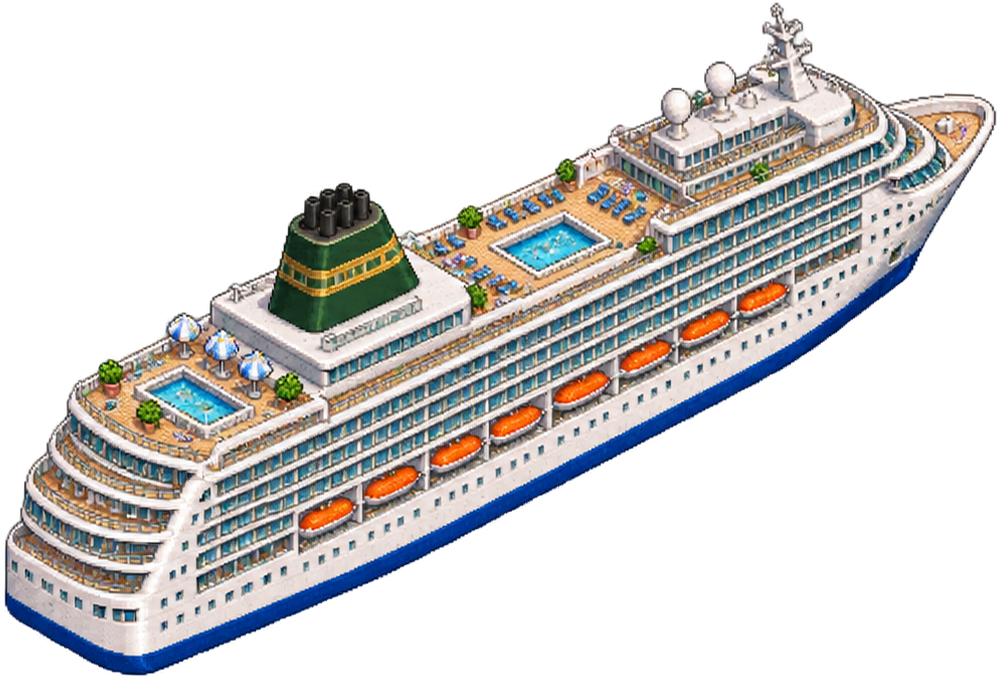
#> input picture Models/specialSites/cruiseShip/cruiseShip-NE.png, 1001 x 680 px, given in place of cruiseShip-SE.png, which was not available
$ python make-ship-lights.py
#> lines starting #> are read from the running program, lines starting #| are printed output that depends on the picture; after the words box and inside, x2 and y2 are one past the last pixel; in counts of white or black regions, pixels touching at a corner belong together
"""The cruise ship's night lights (2026-11-22): a light layer for each heading, drawn over the ship after dark.

  python3 scripts/source-art/night/make-ship-lights.py

For each of Norton's two drawn views (cruiseShip-SE: bow lower right; cruiseShip-NE: bow upper right) and
their mirrors (SW, NW), writes Models/specialSites/cruiseShip/cruiseShip-<H>_lit.png, the same size as the
ship: its cabin glass glowing warm (most cabins lit, some dark) and its navigation lights -
  a white masthead light on the radar mast, a white stern light, and the sidelight on the side we see:
  green (starboard) when the bow points right, red (port) when the bow points left (the mirrors).
cruise-terminal.js draws it additively over the ship, at the building lights' strength.
"""
import os
import numpy as np
from PIL import Image

HERE = os.path.dirname(os.path.abspath(__file__))
SHIPS = os.path.join(HERE, '..', '..', '..', 'Models', 'specialSites', 'cruiseShip')

# in the drawn views' own pixels: (x, y) of each light
VIEWS = {
    'SE': {'masthead': (719, 198), 'side': (843, 378), 'stern': (40, 112)},
    'NE': {'masthead': (781, 18), 'side': (890, 128), 'stern': (34, 588)},
}
MIRRORS = {'SW': 'SE', 'NW': 'NE'}
WINDOW_GLOW = (255, 206, 138)
WHITE, GREEN, RED = (255, 250, 236), (90, 255, 140), (255, 70, 60)
LIT_SHARE = 0.78


def label(binary):
    h, w = binary.shape
    lab = np.zeros((h, w), np.int32)
    n = 0
    for y0, x0 in zip(*np.nonzero(binary)):
        if lab[y0, x0]:
            continue
        n += 1
        stack = [(y0, x0)]
        lab[y0, x0] = n
        while stack:
            y, x = stack.pop()
            for ny, nx in ((y + 1, x), (y - 1, x), (y, x + 1), (y, x - 1)):
                if 0 <= ny < h and 0 <= nx < w and binary[ny, nx] and not lab[ny, nx]:
                    lab[ny, nx] = n
                    stack.append((ny, nx))
    return lab, n


def windows(arr):
    """Cabin glass: cool, darker than the white superstructure, not the navy waterline or the pools."""
    r, g, b, a = (arr[..., i].astype(float) for i in range(4))
    lum = 0.299 * r + 0.587 * g + 0.114 * b
    return (a > 200) & (b > r + 12) & (g > r + 2) & (b - g < 60) & (lum > 45) & (lum < 160)


def light(out, x, y, colour, core=3.0, glow=13.0, strength=1.0):
    h, w = out.shape[:2]
    x0, x1 = max(0, int(x - glow * 3)), min(w, int(x + glow * 3) + 1)
    y0, y1 = max(0, int(y - glow * 3)), min(h, int(y + glow * 3) + 1)
    yy, xx = np.mgrid[y0:y1, x0:x1]
    d2 = (xx - x) ** 2 + (yy - y) ** 2
    f = np.clip((np.exp(-d2 / (core * core)) + 0.55 * np.exp(-d2 / (glow * glow))) * strength, 0, 1)
    patch = out[y0:y1, x0:x1]
    for c in range(3):
        patch[..., c] = np.maximum(patch[..., c], colour[c] * f)
    patch[..., 3] = np.maximum(patch[..., 3], 255 * f)


def build(heading):
    src = np.asarray(Image.open(os.path.join(SHIPS, f'cruiseShip-{heading}.png')).convert('RGBA'))
    h, w = src.shape[:2]
    out = np.zeros((h, w, 4), float)
    glass = windows(src)
    lab, n = label(glass)
    rng = np.random.default_rng(22)
    lit = rng.random(n + 1) < LIT_SHARE
    for k in range(1, n + 1):
        if not lit[k]:
            continue
        m = lab == k
        level = 0.7 + 0.3 * rng.random()
        for c in range(3):
            out[..., c][m] = WINDOW_GLOW[c] * level
        out[..., 3][m] = 235 * level
    spots = VIEWS[heading]
    light(out, *spots['masthead'], WHITE)
    light(out, *spots['stern'], WHITE)
    light(out, *spots['side'], GREEN, glow=15)
    return out.clip(0, 255).astype(np.uint8), n


def main():
    for heading in VIEWS:
        img, n = build(heading)
#> in build, src is the input picture: shape (680, 1001, 4); mean R, G, B, A 67.2, 65.9, 64.6, 109.2
#> in windows, `r, g, b, a = (arr[..., i].astype(float) for i in range(4))`:
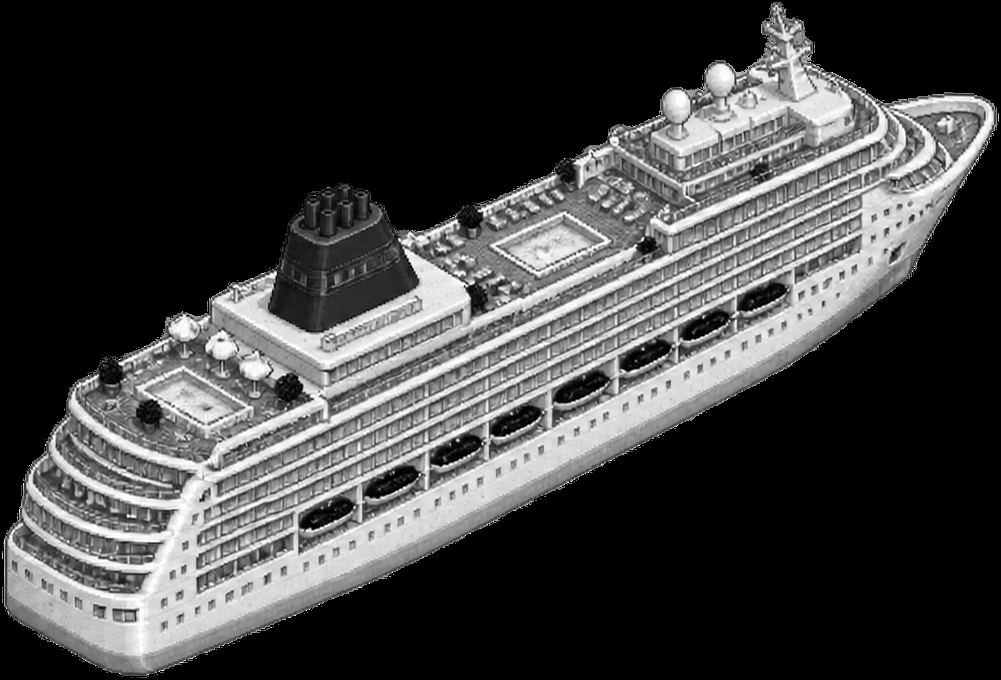
#> b: shape (680, 1001) float64; min 0, max 255, mean 64.6
#> in windows, `return (a > 200) & (b > r + 12) & (g > r + 2) & (b - g < 60) & (lum > ..`:
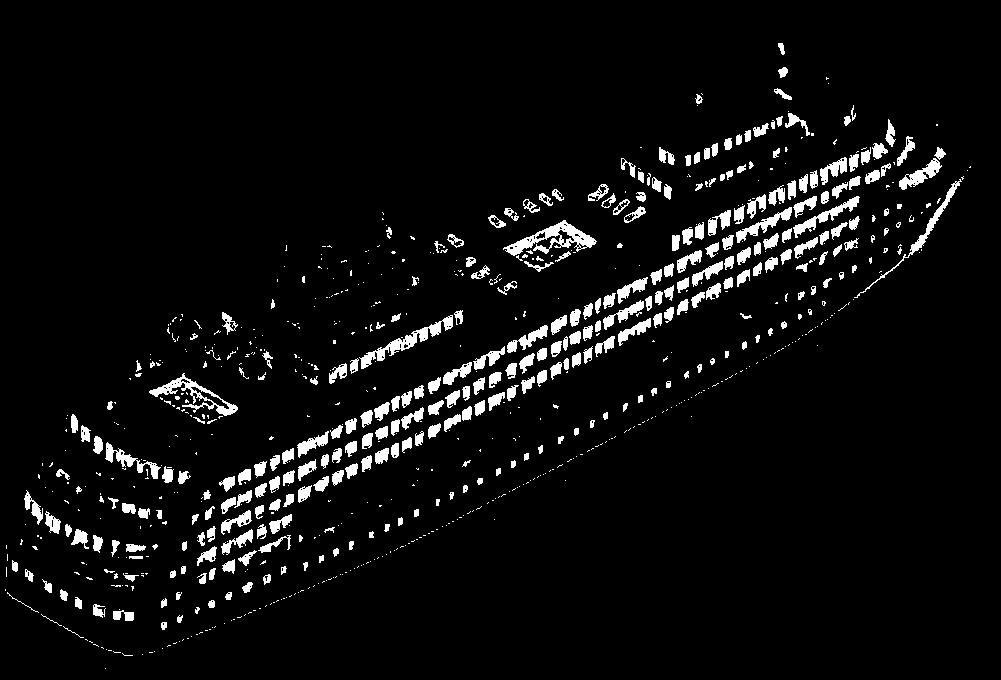
#> returned value: shape (680, 1001) bool; 5.4% white; 824 white regions (508 under 20 px), largest, box (x1, y1, x2, y2) and area: (503, 220, 597, 256) 1160, (359, 315, 453, 369) 951, (149, 373, 238, 416) 867
#> the loop in label, `for y0, x0 in zip(*np.nonzero(binary)):` made 36703 passes
#> (y0, x0) on passes 2 to 4: (43, 779), (43, 780), (43, 781)
#> after the loop in label, `for y0, x0 in zip(*np.nonzero(binary)):`:
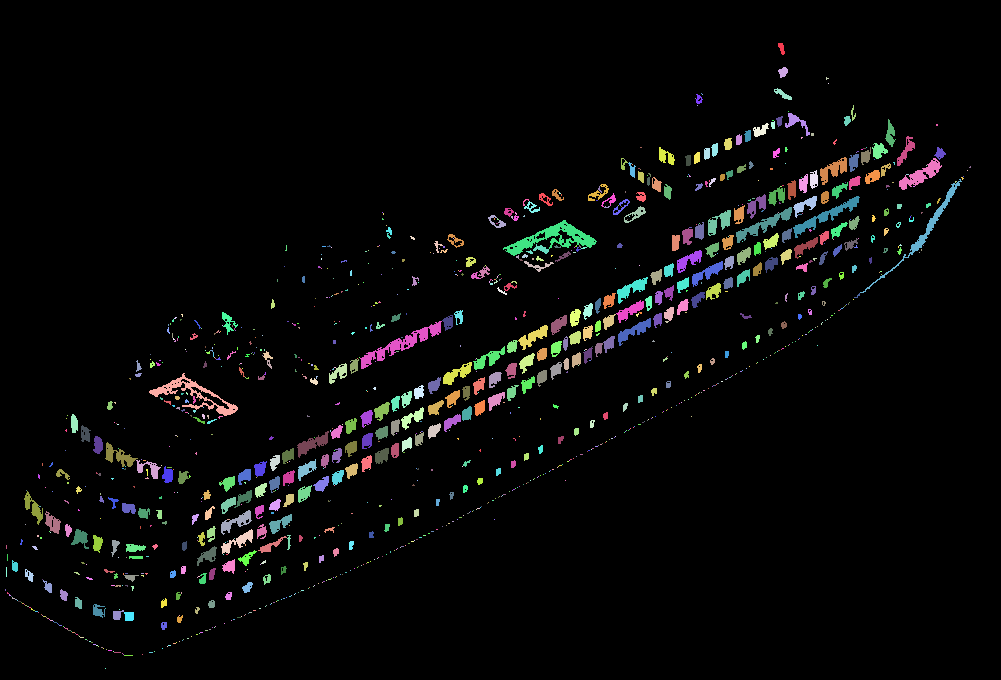
#> lab: shape (680, 1001) int32; 1177 distinct labels, from 0 to 1176; one colour per label, 0 black
#> after the loop in label, `for y0, x0 in zip(*np.nonzero(binary)):`: n = 1176
#> after the loop in build, `for k in range(1, n + 1):`:
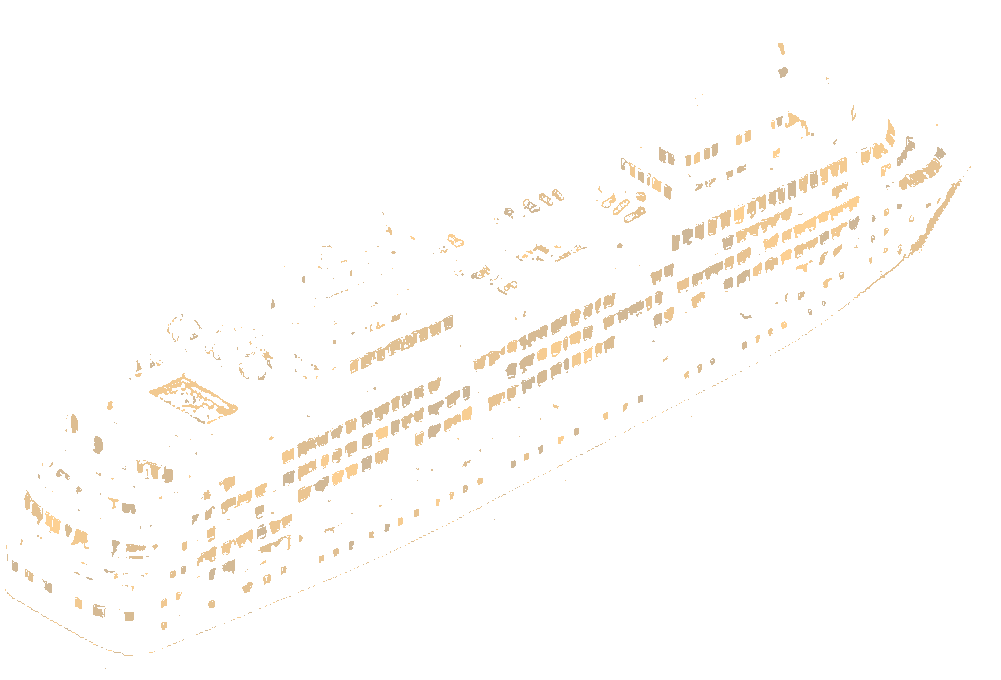
#> out: shape (680, 1001, 4) float64; mean of channels 0, 1, 2, 3 9.1, 7.3, 4.9, 8.4; transparent parts drawn white
#> in light (call 2), `patch = out[y0:y1, x0:x1]`: patch: shape (79, 79, 4) float64; every value is 0
#> n = 1176
        Image.fromarray(img).save(os.path.join(SHIPS, f'cruiseShip-{heading}_lit.png'), optimize=True)
        print(f'cruiseShip-{heading}_lit.png: {n} cabin windows')
#| cruiseShip-SE_lit.png: 1176 cabin windows
    for mirror, of in MIRRORS.items():
        img = np.asarray(Image.open(os.path.join(SHIPS, f'cruiseShip-{of}_lit.png'))).copy()
        # the mirror shows the other side: the sidelight turns from green to red
        w = img.shape[1]
#> w = 1001
        side = VIEWS[of]['side']
        sx, sy = w - 1 - side[0], side[1]
#> sx = 157; sy = 378
        img = img[:, ::-1].copy()
        r = 46
        patch = img[max(0, sy - r):sy + r, max(0, sx - r):sx + r].astype(float)
#> patch: shape (92, 92, 4) float64
        greenish = (patch[..., 1] > patch[..., 0] + 40) & (patch[..., 3] > 0)
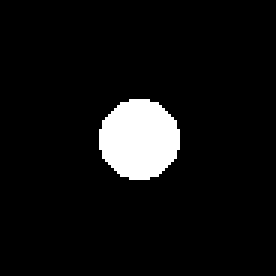
#> greenish: shape (92, 92) bool (shown 3 times larger); 6.7% white; 1 white region, box (x1, y1, x2, y2) and area: (33, 33, 60, 60) 569
        patch[greenish] = np.stack([patch[greenish][:, 1] * RED[0] / 255, patch[greenish][:, 1] * RED[1] / 255,
                                    patch[greenish][:, 1] * RED[2] / 255, patch[greenish][:, 3]], axis=-1)
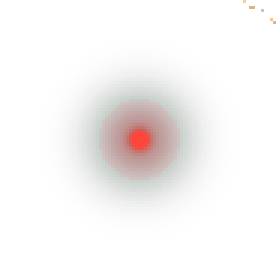
#> patch: shape (92, 92, 4) float64 (shown 3 times larger); mean R, G, B, A 8.9, 7.1, 4.4, 12.3; transparent parts drawn white
        img[max(0, sy - r):sy + r, max(0, sx - r):sx + r] = patch.clip(0, 255).astype(np.uint8)
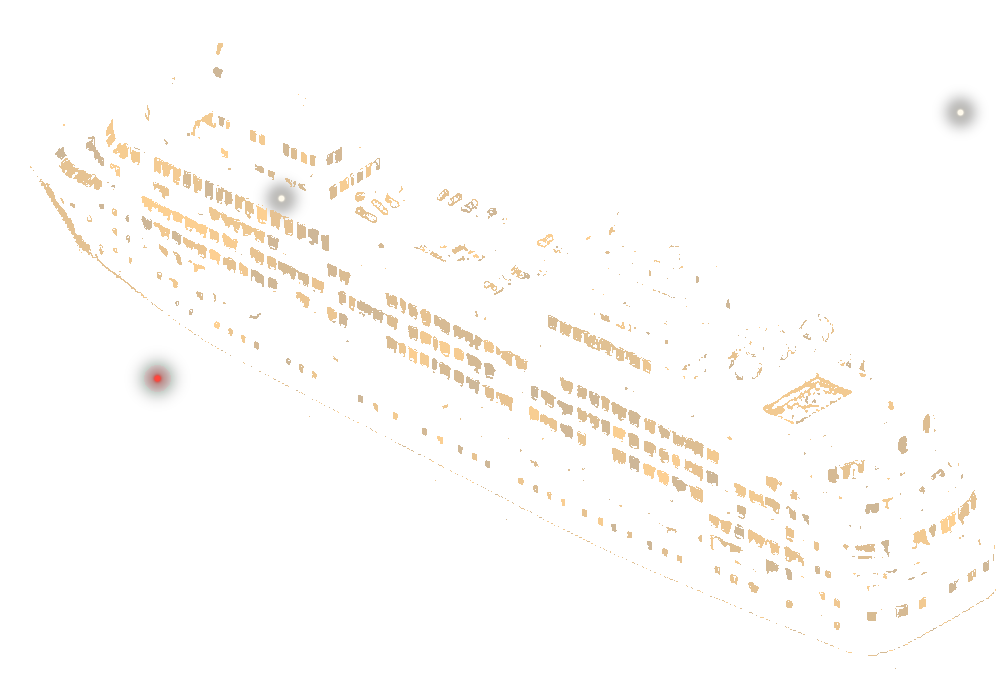
#> img: shape (680, 1001, 4); mean R, G, B, A 9.4, 7.6, 5.2, 8.7; transparent parts drawn white
        Image.fromarray(img).save(os.path.join(SHIPS, f'cruiseShip-{mirror}_lit.png'), optimize=True)
        print(f'cruiseShip-{mirror}_lit.png: mirror of {of}, sidelight red')


if __name__ == '__main__':
    main()
